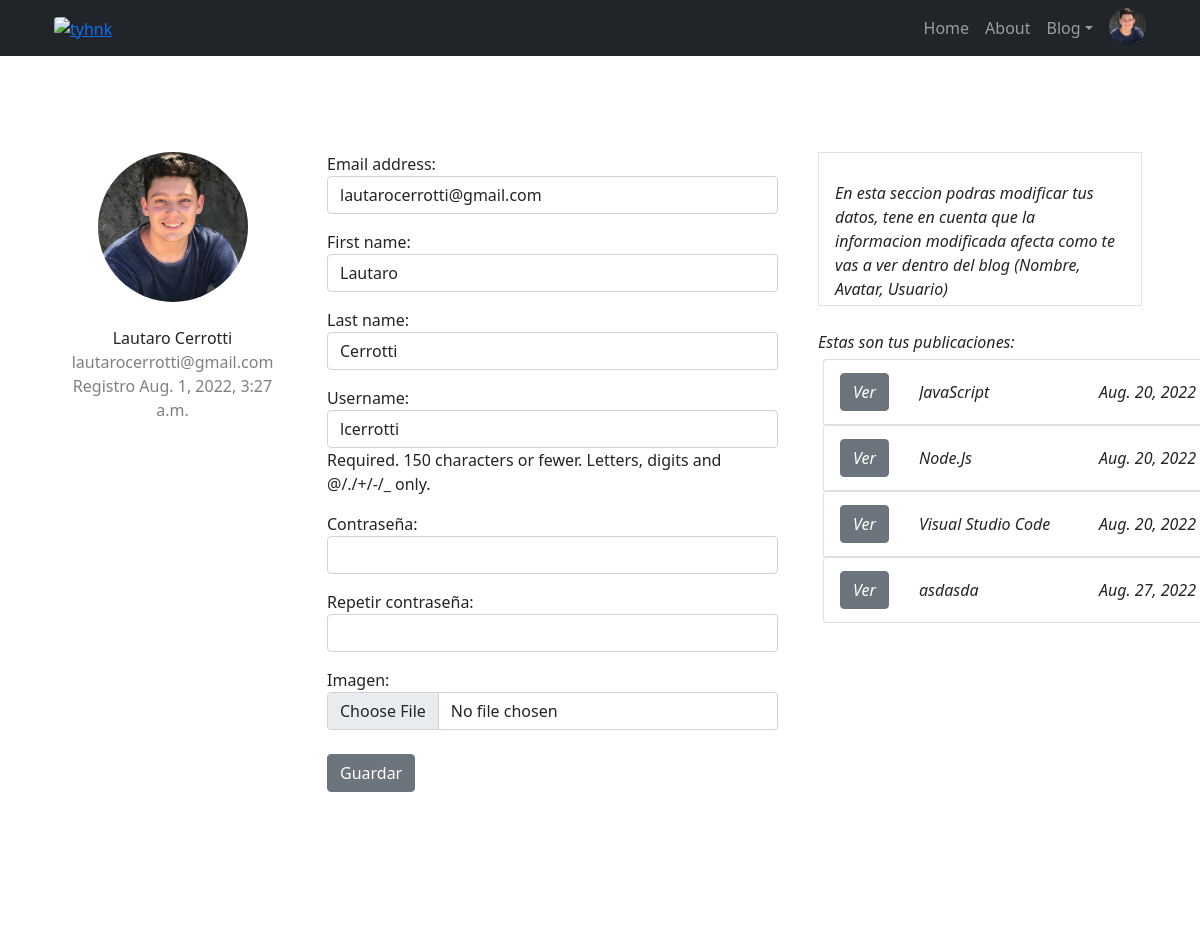
Page /registrado/modificar_perfil/ (signed in) on the earlier database version.
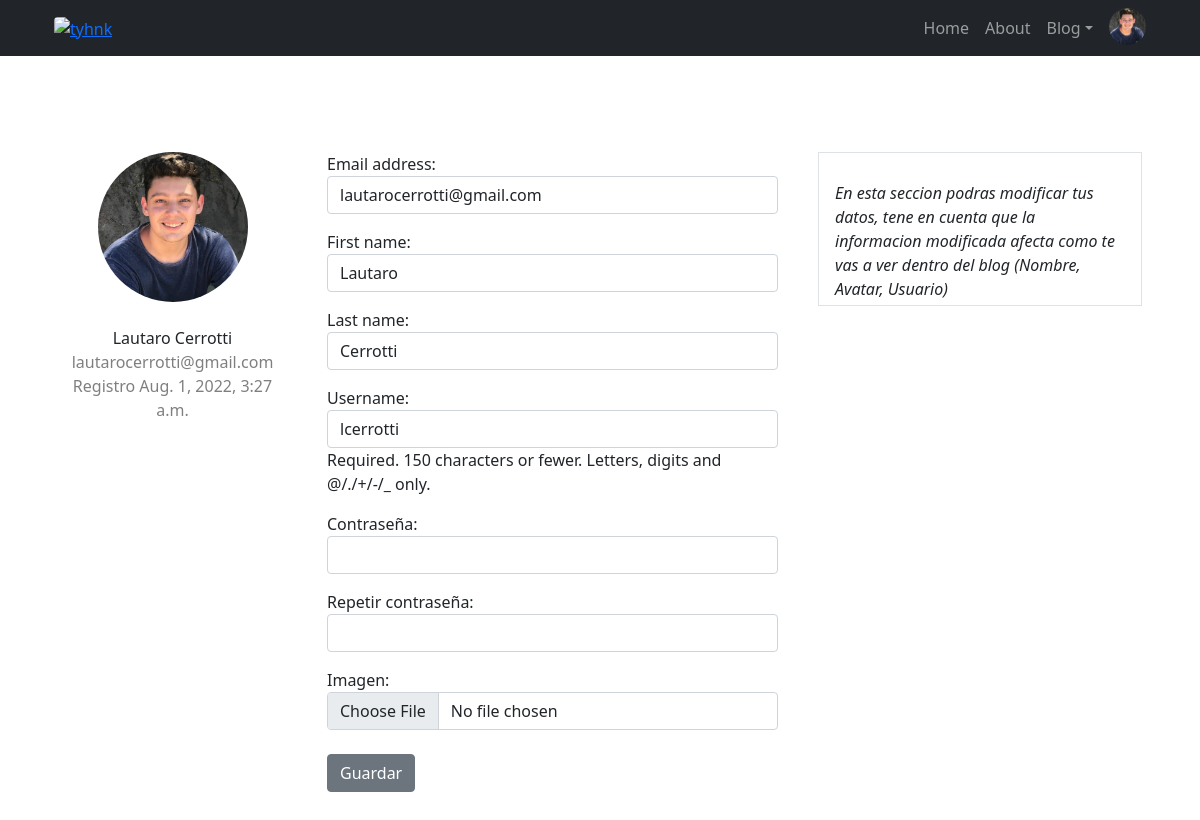
Same page on the later database version.
### Blog_General/models.py (models this page shows, shortened)
class Publicacion(models.Model):
    options= (
        ('draft', 'Draft'),
        ('publicado', 'Publicado'),
    )
    options2= (
        ('no', 'no'),
        ('si', 'si'),
    )
    titulo = models.CharField(max_length=100)
    descripcion = models.TextField(max_length = 200, default="Some String")
    contenido = RichTextField(blank=True, null=True)
    imagen = models.URLField(blank=True, null=True)
    fecha = models.DateField(auto_now_add=True)
    publicado = models.CharField(max_length=10, choices=options, default='draft')
    muestra_inferior = models.CharField(max_length=10, choices=options2, default='no')
    muestra_superior = models.CharField(max_length=10, choices=options2, default='no')
    likes = models.ManyToManyField(User, related_name='entry_likes', blank=True)
    avatar = models.URLField(blank=True, null=True)
    user = models.ForeignKey(User, on_delete=models.CASCADE, null=True) # El autor sera una ForeignKey la cual es igual al usuario conectado.

### RegistroUsuarios/views.py (the view)
# urls.py: path('modificar_perfil/', editar_perfil, name='modperfil'),
@login_required
def editar_perfil(request):
    usuario = request.user
    if request.method == 'POST':
        print("post")
        miFormulario = UserEditForm(request.POST, instance=request.user) # Enviamos a los formularios Avatar y UserEditForm los datos de la Request.
        formAvatar = AvatarFormulario(request.POST, request.FILES)
        if miFormulario.is_valid():
            print("es valido")
            data = miFormulario.cleaned_data
            usuario.first_name = data["first_name"]
            usuario.last_name = data["last_name"]
            usuario.email = data["email"]
            usuario.password = data["password1"]
            usuario.set_password(usuario.password)
            usuario.save()
            '''
            Necesitamos comprobar 3 cosas antes de cargar el avatar ya que el formulario puede
            devolver None (No cargo archivos).
            1) No tenga Imagen cargada pero si una anterior (Traemos la ultima que tenia.)
            2) No tenga Imagen cargada y tampoco una anterior (Cargamos una IMG defoult.jpg)
            3) Tenga una anterior y la quiera actualizar (Cargamos la nueva imagen)

            '''
            if formAvatar.is_valid():
                dataAvatar = formAvatar.cleaned_data
                print(dataAvatar)
                if dataAvatar['imagen'] == None and Avatar.objects.filter(user=request.user.id).last():
                    avatar = Avatar.objects.filter(user=request.user.id).last()
                    avatar.save()
                elif dataAvatar['imagen'] == None and Avatar.objects.filter(user=request.user.id).last() == None:
                    avatar = Avatar(user=request.user, imagen=os.path.join(MEDIA_URL, 'img/default.jpg'))
                    avatar.save()
                elif dataAvatar['imagen'] != None:
                    avatar = Avatar(user=request.user, imagen=dataAvatar["imagen"])
                    avatar.save()
            return render(request, "indexBase.html", {"mensaje": "Datos actualizados con éxito..."}) #Devolvemos un mensaje de Exito
        return render(request, "indexBase.html", {"mensaje": "La contraseña es invalida, Debe contener minimo 8 Caracteres alfanumericos y ambas deben coinicidir"}) #Si las contraseñas no coinciden o son solamente numeros
    else:
        miFormulario = UserEditForm(instance=request.user)         #Caso contrario , devolvemos los formularios correspondientes a modificar_perfil
        formAvatar = AvatarFormulario()
        Posteos = Publicacion.objects.filter(user=request.user)
        context = miFormulario.errors
    return render(request, "modificar_perfil.html", {"miFormulario": miFormulario, "formAvatar": formAvatar, "Posteos": Posteos, 'context':context})

### RegistroUsuarios/forms.py
class AvatarFormulario(forms.ModelForm):
    class Meta:
        model=Avatar
        fields=('imagen',)
        widgets= {
            'imagen': forms.FileInput(
                attrs={
                    'type': 'file',
                    'class': 'form-control',
                }
            ),
        }

### Main/context_procesor.py (called while the page is built)
def getUserInfo(request):
    context = {}
    if not request.user.is_authenticated:
        context['formAuth'] = AuthenticationForm()
    else: #Solicitamos el ultimo avatar y lo pasamos como context
        avatar = Avatar.objects.filter(user=request.user.id).last()
        if avatar:
            context['url'] = avatar.imagen.url
        else: # Caso contrario, asignamos una imagen Defoult.
            avatar = Avatar(user=request.user, imagen=os.path.join(MEDIA_URL, 'img/default.jpg'))
        context['url'] = avatar.imagen.url
    return context

### templates/modificar_perfil.html (shortened to what this page needs)
{% extends 'indexBase.html' %}
{% block navigation %}
{% load static %}
<link href="{% static 'css\styles.css' %}" rel="stylesheet" />
<div class="container rounded bg-white mt-5 mb-5">
    <div class="row">
        <div class="col-md-3 border-right">
            <div class="d-flex flex-column align-items-center text-center p-3 py-5"><img class="rounded-circle"
                    width="150" height="150" src="{{url}}"><br><span class="font-weight-bold">{{user.first_name}}
                    {{user.last_name}}</span><span class="text-black-50">{{user.email}}</span><span
                    class="text-black-50">Registro {{user.date_joined}}</span></div>
        </div>
        <div class="col-md-5 border-right">
            <br></br>
            <form enctype="multipart/form-data" method="POST">{% csrf_token %}
                {{miFormulario.as_p}}
                {{formAvatar}}<br>
                <input class="btn btn-secondary" type="submit" value="Guardar">
            </form>
        </div>
        <div class="col-md-4">
            <div class="p-3 py-5">
                <div class="d-flex justify-content-between align-items-center experience"><span
                        class="border px-3 p-1 add-experience"><i class="fa fa-plus"><br>
                            <div class="col-md-12"><label class="labels">En esta seccion podras modificar tus datos,
                                    tene en cuenta que la informacion modificada afecta como te vas a ver dentro del
                                    blog (Nombre, Avatar, Usuario){{context}}</label><br>
                            </div>
                </div>
                <div class="col-md-15"><br>
                    {% if Posteos %}
                    <label class="labels">Estas son tus publicaciones:</label>
                    <div style="width:400px;height:500px;line-height:3em;overflow:auto;padding:5px;">
                        {% for post in Posteos %}
                        <ul class="list-group">
                            <li class="list-group-item d-flex justify-content-between align-items-center">
                                <a class="btn btn-secondary bt-sm" href="{% url 'verpost' post.id %}">Ver</a>
                                <div class="b">
                                    <span class="b">{{post.titulo}}</span>
                                </div>
                                <span>{{post.fecha}}</span>
                            </li>
                            {% endfor %}
                            {% endif %}
                    </div>
                </div>
            </div>
        </div>
    </div>
    {% endblock navigation %}

### templates/indexBase.html (shortened to what this page needs)
<!DOCTYPE html>
<html lang="en">
<head>
    {% load static %}
    <link href="https://cdn.jsdelivr.net/npm/bootstrap-icons@1.5.0/font/bootstrap-icons.css" rel="stylesheet" />
    <link href="{% static 'scripts.js' %}" rel="stylesheet" />
    <link href="{% static 'css\styles.css' %}" rel="stylesheet" />
</head>
<body class="d-flex flex-column h-100">
    <main class="flex-shrink-0">
        <nav class="navbar navbar-expand-lg navbar-dark bg-dark">
            <div class="container px-4">
                <a href="http://127.0.0.1:8000/index"><img src="http://imgfz.com/i/eZ5KGQo.gif" alt="tyhnk"
                        class="rounded" width="59" height="53"></a>
                <div class="collapse navbar-collapse" id="navbarSupportedContent">
                    <ul class="navbar-nav ms-auto mb-2 mb-lg-0">
                        <li class="nav-item"><a class="nav-link" href="http://127.0.0.1:8000/index">Home</a></li>
                        <li class="nav-item"><a class="nav-link" href="{% url 'about'%}">About</a></li>
                        <li class="nav-item dropdown">
                            <a class="nav-link dropdown-toggle" id="navbarDropdownBlog" href="#" role="button"
                                data-bs-toggle="dropdown" aria-expanded="false">Blog</a>
                        </li>
                        {% if user.is_authenticated %}
                        <li class="nav-item dropdown">
                            &nbsp;&nbsp;<a id="navbarDropdownBlog" href="#" role="button" data-bs-toggle="dropdown"
                                aria-expanded="false"><img src="{{url}}" alt="user" class="rounded-circle" width="37"
                                    height="37"></a>
                        </li>
                        {% else %}
                        &nbsp;&nbsp;&nbsp;&nbsp;&nbsp;<button href="{% url 'login'%}" type="button"
                            class="btn btn-primary" data-bs-toggle="modal" data-bs-target="#exampleModal"
                            data-bs-whatever="@getbootstrap">Iniciar</button>
                        {% endif %}
                    </ul>
                </div>
            </div>
        </nav>
        {% block navigation %}{% endblock navigation %}
</body>
</html>

Differences in the rows shown:
removed Publicacion: titulo "JavaScript", fecha "Aug. 20, 2022"
removed Publicacion: titulo "Node.Js", fecha "Aug. 20, 2022"
removed Publicacion: titulo "Visual Studio Code", fecha "Aug. 20, 2022"
removed Publicacion: titulo "asdasda", fecha "Aug. 27, 2022"
Other differences:
text no longer shown: "Estas son tus publicaciones:"
